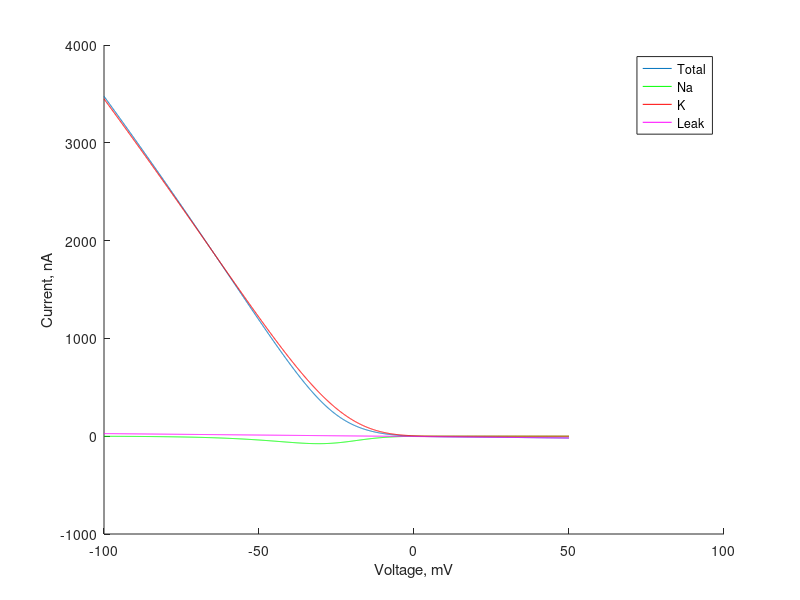
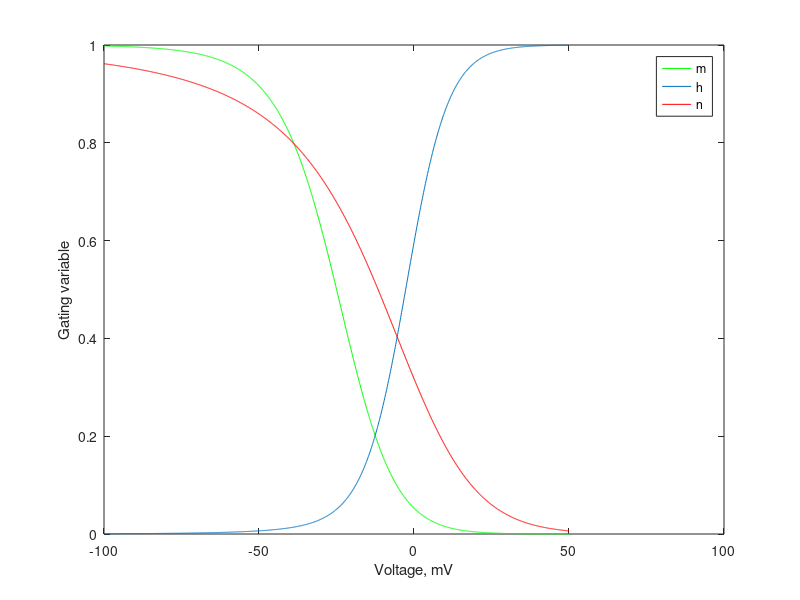
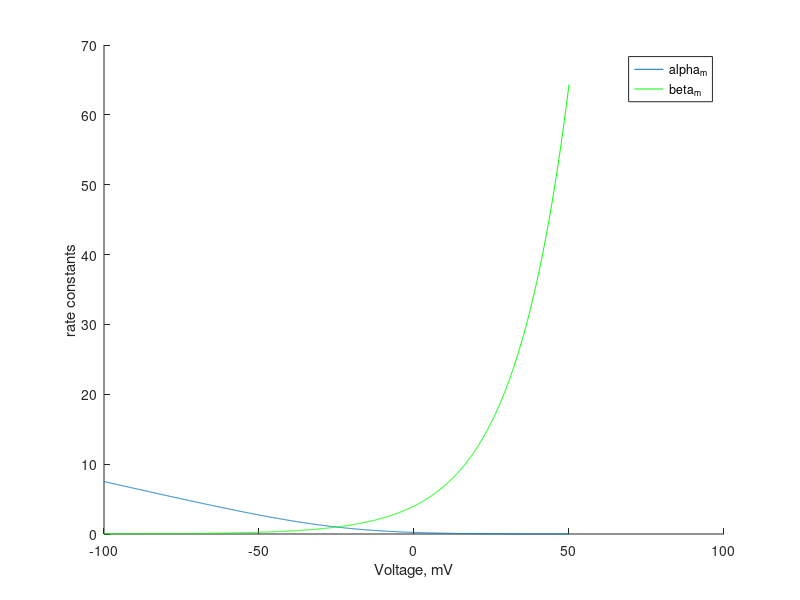

Here is the MATLAB script that generated these plots, in order:
% HHab.m Plots currents and gating variables as a function of V
clear
dV = 0.1;
Vmin = -100;
Vmax = 50;
V = Vmin:dV:Vmax;

V_L = -10.613;   % leak reversal potential
E_Na = -115;   % reversal for sodium channels
E_K = 12;   % reversal for potassium channels

g_L = 0.3;     % specific leak conductance
g_Na = 120;  % specific sodium conductance
g_K = 36;     % specific potassium conductance

cm = 1;     % specific membrane capacitance
tau = cm/g_L;   % membrane time constant

n=zeros(size(V));   % n: potassium activation gating variable
m=zeros(size(V));   % m: sodium activation gating variable
h=zeros(size(V));   % h: sodim inactivation gating variable
alpha_n = zeros(size(V));
beta_n = zeros(size(V));
alpha_m = zeros(size(V));
beta_m = zeros(size(V));
alpha_h = zeros(size(V));
beta_h = zeros(size(V));

I_L=zeros(size(V)); % in case we want to plot and look at the total current
I_Na=zeros(size(V)); % in case we want to plot and look at the total current
I_K=zeros(size(V)); % in case we want to plot and look at the total current


Itot=zeros(size(V)); % in case we want to plot and look at the total current

for i = 1:length(V); % now see how things change through time
    I_L(i) = g_L*(V_L-V(i));

    Vm = V(i);

    % Sodium and potassium gating variables are defined by the
    % voltage-dependent transition rates between states, labeled alpha and
    % beta. Written out from Dayan/Abbott, units are 1/ms.

    if ( Vm == -25 )
        alpha_m(i) = 0.1/0.1;
    else
        alpha_m(i) = (0.1*(Vm+25))/(exp(0.1*(Vm+25))-1);
    end
    beta_m(i) = 4*exp(Vm/18);
    alpha_h(i) = 0.07*exp(Vm/20);
    beta_h(i) = 1/(1+exp((Vm+30)/10));
    if ( Vm == -10)
        alpha_n(i) = 0.01/0.1;
    else
        alpha_n(i) = (0.01*(Vm+10))/(exp(0.1*(Vm+10))-1);
    end
    beta_n(i) = 0.125*exp((Vm)/80);

    % From the alpha and beta for each gating variable we find the steady
    % state values (_inf) and the time constants (tau_) for each m,h and n.

    tau_m(i) = 1/(alpha_m(i)+beta_m(i));      
    m(i) = alpha_m(i)/(alpha_m(i)+beta_m(i));

    tau_h(i) = 1/(alpha_h(i)+beta_h(i));     
    h(i) = alpha_h(i)/(alpha_h(i)+beta_h(i));

    tau_n(i) = 1/(alpha_n(i)+beta_n(i));      
    n(i) = alpha_n(i)/(alpha_n(i)+beta_n(i));

    I_Na(i) = g_Na*m(i)*m(i)*m(i)*h(i)*(E_Na-V(i)); % total sodium current

    I_K(i) = g_K*n(i)*n(i)*n(i)*n(i)*(E_K-V(i)); % total potassium current

    Itot(i) = I_L(i)+I_Na(i)+I_K(i); % total current is sum of leak + active channels + applied current


end

hold on;

plot(V,Itot);
hold on;
plot(V,I_Na,'g');
plot(V,I_K,'r');
plot(V,I_L,'m');
xlabel('Voltage, mV')
ylabel('Current, nA')
legend('Total', 'Na', 'K', 'Leak')

figure();
plot(V,m,'g');
hold on;
plot(V,h);
plot(V,n,'r');
xlabel('Voltage, mV')
ylabel('Gating variable')
legend('m', 'h', 'n')

figure();
hold on;
plot(V,alpha_m);
plot(V,beta_m,'g');

xlabel('Voltage, mV')
ylabel('rate constants')
legend('alpha_m' , 'beta_m')
